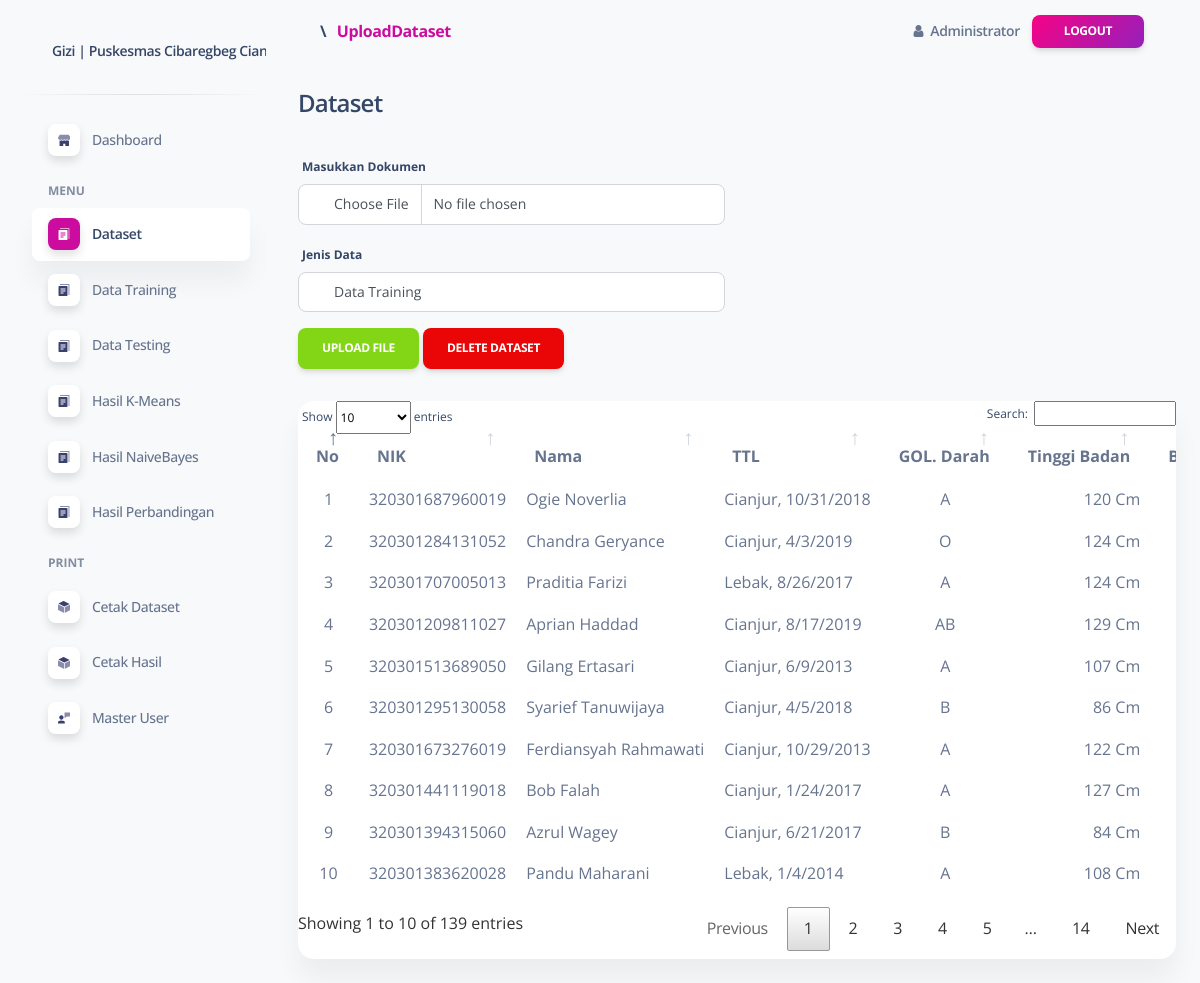
The app's page /portal/media.php?module=uploadDataset (signed in) with its own data.
### tables this page shows
CREATE TABLE `dataset` (
  `id` int(255) NOT NULL,
  `nik` varchar(255) NOT NULL,
  `nama` varchar(255) NOT NULL,
  `tb` varchar(255) NOT NULL,
  `bb` varchar(255) NOT NULL,
  `jenisKelamin` varchar(255) NOT NULL,
  `tanggalLahir` varchar(20) NOT NULL,
  `golDar` varchar(10) NOT NULL,
  `tempatLahir` varchar(255) NOT NULL,
  `jenisData` varchar(255) NOT NULL
);

### portal/module/uploadDataset/index.php (the view, shortened to what this page needs)
<div class="row">
    <div class="col-sm-12">
        <div class="row">
            <div class="col-sm-6">
                <form action="" method="POST" enctype="multipart/form-data">
                    <h4>Dataset</h4><br>
                    <div class="form-group">
                        <label for="formFile">Masukkan Dokumen</label>
                        <input type="file" class="form-control" id="formFile" name="filexls">
                    </div>
                    <div class="form-group">
                        <label for="JenisData">Jenis Data</label>
                        <select class="form-control" id="JenisData" name="jenisData">
                            <option value="training">Data Training</option>
                        </select>
                    </div>
                    <div class="form-group">
                        <input type="submit" name="submit" class="btn btn-success" value="Upload File">
                        <input type="submit" name="deleteDataset" class="btn btn-danger" value="Delete Dataset">
                    </div>
                </form>
            </div>
        </div>
        <?php
        include_once '../../config/koneksi.php';
        $query = mysqli_query($conn, "SELECT * FROM dataset");
        ?>
        <div class="col-sm-12">
            <div class="card">
                <div class="card-body px-0 pt-0 pb-2">
                    <div class="table-responsive p-0">
                        <table class="table" id="datatablesDataset">
                            <thead class="thead-dark">
                                <tr>
                                    <th scope="col" align="center">No</th>
                                    <th scope="col">NIK</th>
                                    <th scope="col">Nama</th>
                                    <th scope="col">TTL</th>
                                    <th scope="col">GOL. Darah</th>
                                    <th scope="col">Tinggi Badan</th>
                                    <th scope="col">Berat Badan</th>
                                </tr>
                            </thead>
                            <tbody>
                                <?php if (mysqli_num_rows($query) > 0) { ?>
                                    <?php
                                    $no = 1;
                                    while ($data = mysqli_fetch_array($query)) {
                                    ?>
                                        <tr>
                                            <td align="center"><?php echo $no ?></td>
                                            <td><?php echo $data["nik"]; ?></td>
                                            <td><?php echo $data["nama"]; ?></td>
                                            <td><?php echo $data["tempatLahir"] . ", " . $data["tanggalLahir"]; ?></td>
                                            <td align="center"><?php echo $data["golDar"]; ?></td>
                                            <td align="right"><?php echo $data["tb"]; ?> Cm</td>
                                            <td align="right"><?php echo $data["bb"]; ?> Kg</td>
                                        </tr>
                                    <?php $no++;
                                    } ?>
                                <?php } ?>
                            </tbody>
                        </table>
                    </div>
                </div>
            </div>
        </div>

### portal/layout/head.php (style rules this page uses)
th { text-align: left; }

### records on screen
dataset: nik "320301687960019", nama "Ogie Noverlia", tempatLahir "Cianjur", tanggalLahir "10/31/2018", golDar "A", tb "120"
dataset: nik "320301284131052", nama "Chandra Geryance", tempatLahir "Cianjur", tanggalLahir "4/3/2019", golDar "O", tb "124"
dataset: nik "320301707005013", nama "Praditia Farizi", tempatLahir "Lebak", tanggalLahir "8/26/2017", golDar "A", tb "124"
dataset: nik "320301209811027", nama "Aprian Haddad", tempatLahir "Cianjur", tanggalLahir "8/17/2019", golDar "AB", tb "129"
dataset: nik "320301513689050", nama "Gilang Ertasari", tempatLahir "Cianjur", tanggalLahir "6/9/2013", golDar "A", tb "107"
dataset: nik "320301295130058", nama "Syarief Tanuwijaya", tempatLahir "Cianjur", tanggalLahir "4/5/2018", golDar "B", tb "86"
dataset: nik "320301673276019", nama "Ferdiansyah Rahmawati", tempatLahir "Cianjur", tanggalLahir "10/29/2013", golDar "A", tb "122"
dataset: nik "320301441119018", nama "Bob Falah", tempatLahir "Cianjur", tanggalLahir "1/24/2017", golDar "A", tb "127"
dataset: nik "320301394315060", nama "Azrul Wagey", tempatLahir "Cianjur", tanggalLahir "6/21/2017", golDar "B", tb "84"
dataset: nik "320301383620028", nama "Pandu Maharani", tempatLahir "Lebak", tanggalLahir "1/4/2014", golDar "A", tb "108"

### other values on screen
TITLE "Gizi | Puskesmas Cibaregbeg…"
implode(" <span style='padding:6px'>\</span> ",$bc) "\\"
$bread['text'] "UploadDataset"
$_SESSION['nama'] "Administrator"
